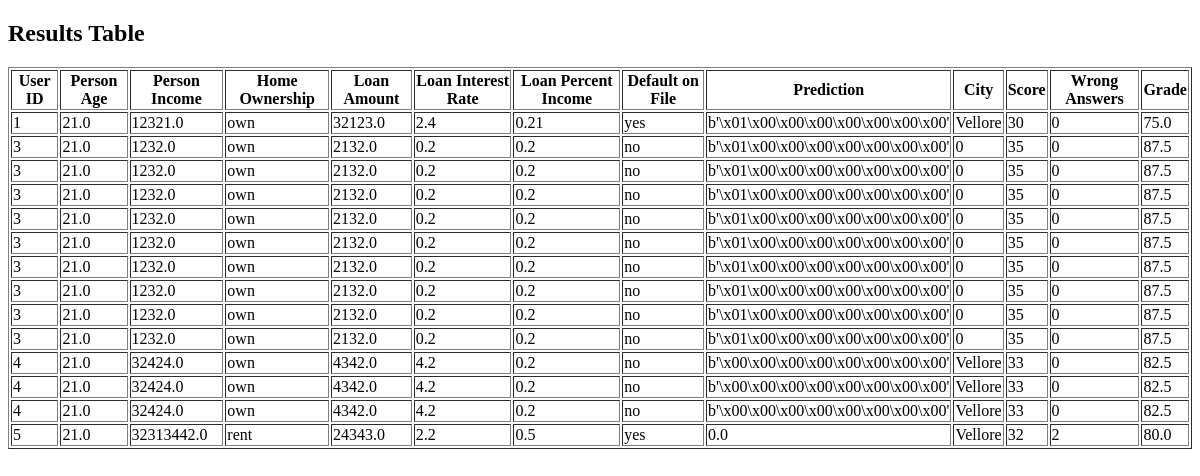
Page /view_results on the earlier database version.
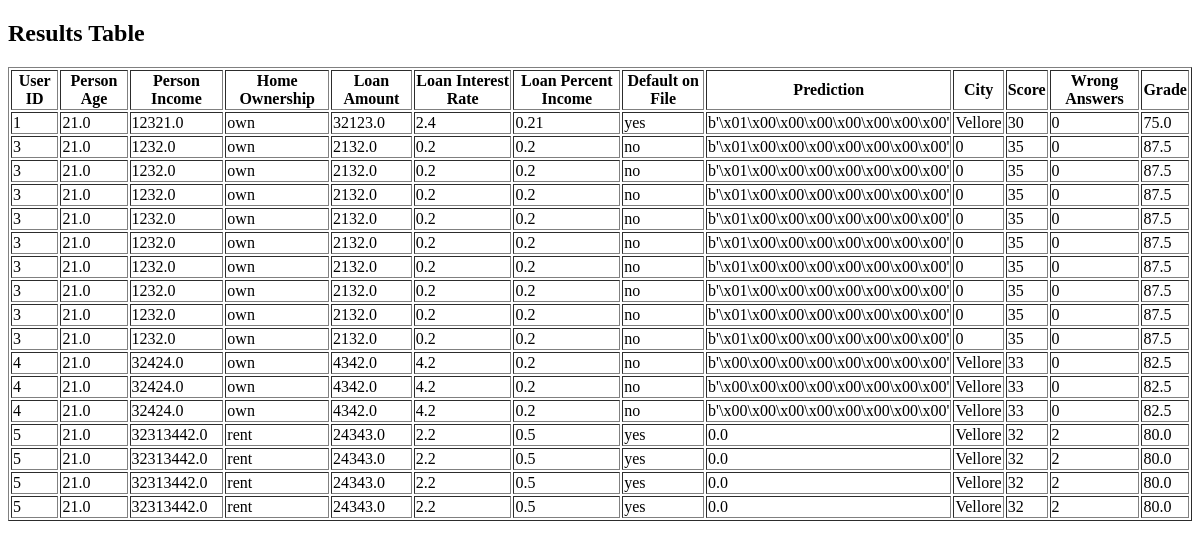
Same page on the later database version.
### tables this page shows
CREATE TABLE results
                      (id INTEGER PRIMARY KEY AUTOINCREMENT,
                       user_id INTEGER,
                       score INTEGER,
                       wrong INTEGER,
                       grade REAL,
                       FOREIGN KEY (user_id) REFERENCES predictions (id));

CREATE TABLE predictions
                      (id INTEGER PRIMARY KEY AUTOINCREMENT,
                       person_age REAL,
                       person_income REAL,
                       person_home_ownership TEXT,
                       loan_amnt REAL,
                       loan_int_rate REAL,
                       loan_percent_income REAL,
                       cb_person_default_on_file TEXT,
                       prediction REAL,
                       latitude REAL,
                       longitude REAL,
                       city TEXT);

### app.py (the view)
@app.route("/view_results")
def view_results():
    conn = sqlite3.connect('predictions.db')
    cursor = conn.cursor()
    cursor.execute('''SELECT predictions.id, predictions.person_age, predictions.person_income, predictions.person_home_ownership, predictions.loan_amnt, predictions.loan_int_rate,
                             predictions.loan_percent_income, predictions.cb_person_default_on_file, predictions.prediction, predictions.city,
                             results.score, results.wrong, results.grade
                      FROM predictions
                      JOIN results ON predictions.id = results.user_id''')
    rows = cursor.fetchall()
    conn.close()
    return render_template("view_results.html", rows=rows)

### templates/view_results.html (shortened to what this page needs)
<!DOCTYPE html>
<html lang="en">
<head>
</head>
<body>
    <h2>Results Table</h2>
    <table border="1">
        <thead>
            <tr>
                <th>User ID</th>
                <th>Person Age</th>
                <th>Person Income</th>
                <th>Home Ownership</th>
                <th>Loan Amount</th>
                <th>Loan Interest Rate</th>
                <th>Loan Percent Income</th>
                <th>Default on File</th>
                <th>Prediction</th>
                <th>City</th>
                <th>Score</th>
                <th>Wrong Answers</th>
                <th>Grade</th>
            </tr>
        </thead>
        <tbody>
            {% for row in rows %}
                <tr>
                    {% for item in row %}
                        <td>{{ item }}</td>
                    {% endfor %}
                </tr>
            {% endfor %}
        </tbody>
    </table>
</body>
</html>

Differences in the rows shown:
added results: row "5" "32" "2", grade "80.0", predictions (person_age "21.0", person_income "32313442.0", person_home_ownership "rent", loan_amnt "24343.0", loan_int_rate "2.2", loan_percent_income "0.5", cb_person_default_on_file "yes", prediction "0.0", city "Vellore")
added results: row "5" "32" "2", grade "80.0", predictions (person_age "21.0", person_income "32313442.0", person_home_ownership "rent", loan_amnt "24343.0", loan_int_rate "2.2", loan_percent_income "0.5", cb_person_default_on_file "yes", prediction "0.0", city "Vellore")
added results: row "5" "32" "2", grade "80.0", predictions (person_age "21.0", person_income "32313442.0", person_home_ownership "rent", loan_amnt "24343.0", loan_int_rate "2.2", loan_percent_income "0.5", cb_person_default_on_file "yes", prediction "0.0", city "Vellore")
